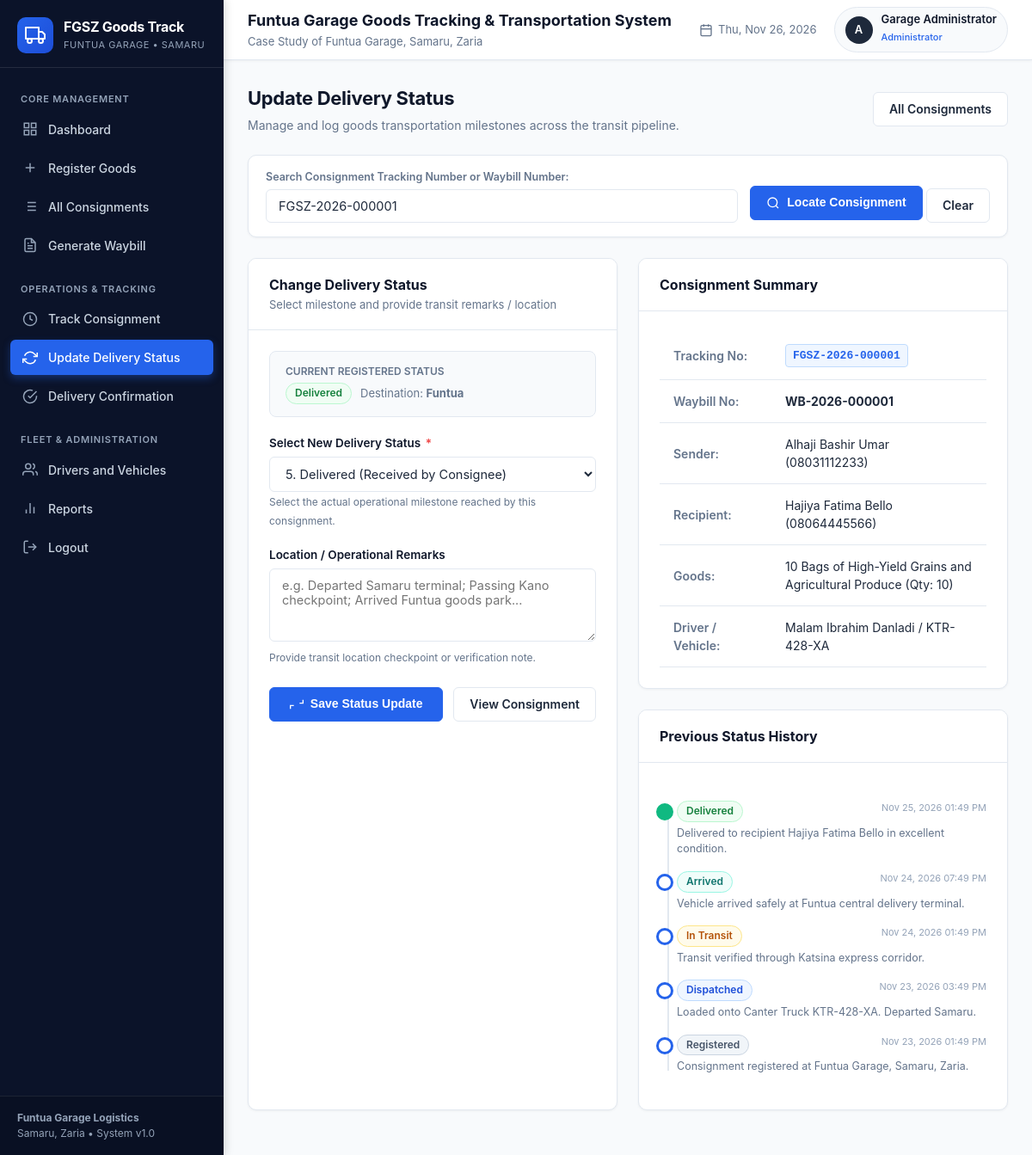
The app's page /delivery/update.php?tracking=FGSZ-2026-000001 (signed in) with its own data.
### tables this page shows
CREATE TABLE `consignments` (
  `consignment_id` INT NOT NULL AUTO_INCREMENT,
  `tracking_number` VARCHAR(50) NOT NULL UNIQUE,
  `sender_name` VARCHAR(100) NOT NULL,
  `sender_contact` VARCHAR(30) NOT NULL,
  `sender_address` VARCHAR(255) NULL,
  `recipient_name` VARCHAR(100) NOT NULL,
  `recipient_contact` VARCHAR(30) NOT NULL,
  `recipient_address` VARCHAR(255) NULL,
  `goods_description` TEXT NOT NULL,
  `quantity` INT NOT NULL DEFAULT 1,
  `goods_category` VARCHAR(100) NULL,
  `special_instructions` TEXT NULL,
  `destination` VARCHAR(150) NOT NULL,
  `dispatch_date` DATE NULL,
  `driver_id` INT NULL,
  `vehicle_id` INT NULL,
  `current_status` VARCHAR(30) NOT NULL DEFAULT 'Registered',
  `registered_by` INT NOT NULL,
  `created_at` DATETIME NOT NULL DEFAULT CURRENT_TIMESTAMP,
  PRIMARY KEY (`consignment_id`),
  INDEX `idx_tracking` (`tracking_number`),
  INDEX `idx_status` (`current_status`),
  INDEX `idx_destination` (`destination`),
  INDEX `idx_created_at` (`created_at`),
  CONSTRAINT `fk_consignment_driver` FOREIGN KEY (`driver_id`) REFERENCES `drivers` (`driver_id`) ON DELETE SET NULL ON UPDATE CASCADE,
  CONSTRAINT `fk_consignment_vehicle` FOREIGN KEY (`vehicle_id`) REFERENCES `vehicles` (`vehicle_id`) ON DELETE SET NULL ON UPDATE CASCADE,
  CONSTRAINT `fk_consignment_user` FOREIGN KEY (`registered_by`) REFERENCES `users` (`user_id`) ON DELETE CASCADE ON UPDATE CASCADE
);

CREATE TABLE `waybills` (
  `waybill_id` INT NOT NULL AUTO_INCREMENT,
  `consignment_id` INT NOT NULL UNIQUE,
  `waybill_number` VARCHAR(50) NOT NULL UNIQUE,
  `issue_date` DATETIME NOT NULL DEFAULT CURRENT_TIMESTAMP,
  `issued_by` INT NOT NULL,
  PRIMARY KEY (`waybill_id`),
  INDEX `idx_waybill_num` (`waybill_number`),
  CONSTRAINT `fk_waybill_consignment` FOREIGN KEY (`consignment_id`) REFERENCES `consignments` (`consignment_id`) ON DELETE CASCADE ON UPDATE CASCADE,
  CONSTRAINT `fk_waybill_user` FOREIGN KEY (`issued_by`) REFERENCES `users` (`user_id`) ON DELETE CASCADE ON UPDATE CASCADE
);

CREATE TABLE `drivers` (
  `driver_id` INT NOT NULL AUTO_INCREMENT,
  `full_name` VARCHAR(100) NOT NULL,
  `phone` VARCHAR(30) NOT NULL,
  `address` VARCHAR(255) NULL,
  `created_at` DATETIME NOT NULL DEFAULT CURRENT_TIMESTAMP,
  PRIMARY KEY (`driver_id`)
);

CREATE TABLE `vehicles` (
  `vehicle_id` INT NOT NULL AUTO_INCREMENT,
  `registration_number` VARCHAR(30) NOT NULL UNIQUE,
  `vehicle_type` VARCHAR(100) NOT NULL,
  `description` TEXT NULL,
  `created_at` DATETIME NOT NULL DEFAULT CURRENT_TIMESTAMP,
  PRIMARY KEY (`vehicle_id`),
  INDEX `idx_reg_num` (`registration_number`)
);

CREATE TABLE `delivery_status_history` (
  `status_id` INT NOT NULL AUTO_INCREMENT,
  `consignment_id` INT NOT NULL,
  `status` VARCHAR(30) NOT NULL,
  `remarks` TEXT NULL,
  `updated_by` INT NOT NULL,
  `updated_at` DATETIME NOT NULL DEFAULT CURRENT_TIMESTAMP,
  PRIMARY KEY (`status_id`),
  INDEX `idx_history_consignment` (`consignment_id`),
  INDEX `idx_history_status` (`status`),
  CONSTRAINT `fk_history_consignment` FOREIGN KEY (`consignment_id`) REFERENCES `consignments` (`consignment_id`) ON DELETE CASCADE ON UPDATE CASCADE,
  CONSTRAINT `fk_history_user` FOREIGN KEY (`updated_by`) REFERENCES `users` (`user_id`) ON DELETE CASCADE ON UPDATE CASCADE
);

### delivery/update.php (the view, shortened to what this page needs)
<?php
require_once __DIR__ . '/../includes/auth.php';
$tracking_query = trim($_GET['tracking'] ?? '');
$consignment = null;
$history = [];
if (!empty($tracking_query)) {
    $stmt = $pdo->prepare("
        SELECT c.*, w.waybill_number,
               d.full_name AS driver_name,
               v.registration_number AS vehicle_reg
        FROM consignments c
        LEFT JOIN waybills w ON c.consignment_id = w.consignment_id
        LEFT JOIN drivers d ON c.driver_id = d.driver_id
        LEFT JOIN vehicles v ON c.vehicle_id = v.vehicle_id
        WHERE c.tracking_number = ? OR w.waybill_number = ?
        LIMIT 1
    ");
    $stmt->execute([$tracking_query, $tracking_query]);
    $consignment = $stmt->fetch();
    if ($consignment) {
        $hist_stmt = $pdo->prepare("
            SELECT h.*, u.full_name AS updater_name
            FROM delivery_status_history h
            LEFT JOIN users u ON h.updated_by = u.user_id
            WHERE h.consignment_id = ?
            ORDER BY h.status_id DESC
        ");
        $hist_stmt->execute([$consignment['consignment_id']]);
        $history = $hist_stmt->fetchAll();
    } else {
        flash('error', "No consignment found matching '{$tracking_query}'.", 'Not Found');
    }
}
require_once __DIR__ . '/../includes/header.php';
require_once __DIR__ . '/../includes/sidebar.php';
?>
<div class="page-header">
  <div class="page-header-title">
    <h1>Update Delivery Status</h1>
    <p>Manage and log goods transportation milestones across the transit pipeline.</p>
  </div>
  <div class="page-header-actions">
    <a href="<?php echo BASE_URL; ?>consignments/list.php" class="btn btn-secondary">
      All Consignments
    </a>
  </div>
</div>
<div class="filter-card">
  <form method="GET" action="<?php echo BASE_URL; ?>delivery/update.php" class="filter-form">
    <div class="filter-group" style="flex: 2;">
      <label for="tracking">Search Consignment Tracking Number or Waybill Number:</label>
      <input type="text" id="tracking" name="tracking" class="form-control" placeholder="e.g. FGSZ-2026-000001" value="<?php echo htmlspecialchars($tracking_query); ?>" required autofocus>
    </div>
    <div>
      <button type="submit" class="btn btn-primary">
        <svg viewBox="0 0 24 24" fill="none" stroke="currentColor" stroke-width="2"><circle cx="11" cy="11" r="8"></circle><line x1="21" y1="21" x2="16.65" y2="16.65"></line></svg>
        Locate Consignment
      </button>
      <?php if (!empty($tracking_query)): ?>
        <a href="<?php echo BASE_URL; ?>delivery/update.php" class="btn btn-secondary">Clear</a>
      <?php endif; ?>
    </div>
  </form>
</div>
<?php if ($consignment): ?>
  <div style="display: grid; grid-template-columns: 1fr 1fr; gap: 24px;">
    <div class="card">
      <div class="card-header">
        <div>
          <h2>Change Delivery Status</h2>
          <span class="card-subtitle">Select milestone and provide transit remarks / location</span>
        </div>
      </div>
      <div class="card-body">
        <form method="POST" action="<?php echo BASE_URL; ?>delivery/update.php?tracking=<?php echo urlencode($consignment['tracking_number']); ?>">
          <div style="background-color: #f8fafc; border: 1px solid var(--border-color); border-radius: 8px; padding: 14px 18px; margin-bottom: 20px;">
            <div style="font-size: 12px; color: var(--text-muted); font-weight: 600;">CURRENT REGISTERED STATUS</div>
            <div style="margin-top: 4px; display: flex; align-items: center; gap: 10px;">
              <?php echo get_status_badge($consignment['current_status']); ?>
              <span style="font-size: 13px; color: var(--text-muted);">
                Destination: <strong><?php echo htmlspecialchars($consignment['destination']); ?></strong>
              </span>
            </div>
          </div>
          <div class="form-group">
            <label class="form-label" for="new_status">Select New Delivery Status <span class="required">*</span></label>
            <select id="new_status" name="new_status" class="form-control" required>
              <option value="Delivered" <?php echo ($consignment['current_status'] === 'Delivered') ? 'selected' : ''; ?>>5. Delivered (Received by Consignee)</option>
            </select>
            <span class="form-hint">Select the actual operational milestone reached by this consignment.</span>
          </div>
          <div class="form-group">
            <label class="form-label" for="remarks">Location / Operational Remarks</label>
            <textarea id="remarks" name="remarks" class="form-control" placeholder="e.g. Departed Samaru terminal; Passing Kano checkpoint; Arrived Funtua goods park..."></textarea>
            <span class="form-hint">Provide transit location checkpoint or verification note.</span>
          </div>
          <div style="display: flex; gap: 12px; margin-top: 24px;">
            <button type="submit" class="btn btn-primary" style="flex: 1;">
              <svg viewBox="0 0 24 24" fill="none" stroke="currentColor" stroke-width="2"><polyline points="23 4 23 10 17 10"></polyline><polyline points="1 20 1 14 7 14"></polyline></svg>
              Save Status Update
            </button>
            <a href="<?php echo BASE_URL; ?>consignments/view.php?id=<?php echo $consignment['consignment_id']; ?>" class="btn btn-secondary">
              View Consignment
            </a>
          </div>
        </form>
      </div>
    </div>
    <div>
      <div class="card" style="margin-bottom: 24px;">
        <div class="card-header">
          <h3>Consignment Summary</h3>
        </div>
        <div class="card-body">
          <table class="data-table" style="font-size: 13.5px;">
            <tr>
              <td style="font-weight: 600; color: var(--text-muted); width: 130px;">Tracking No:</td>
              <td><span class="tracking-code"><?php echo htmlspecialchars($consignment['tracking_number']); ?></span></td>
            </tr>
            <tr>
              <td style="font-weight: 600; color: var(--text-muted);">Waybill No:</td>
              <td><strong><?php echo htmlspecialchars($consignment['waybill_number'] ?? 'N/A'); ?></strong></td>
            </tr>
            <tr>
              <td style="font-weight: 600; color: var(--text-muted);">Sender:</td>
              <td><?php echo htmlspecialchars($consignment['sender_name']); ?> (<?php echo htmlspecialchars($consignment['sender_contact']); ?>)</td>
            </tr>
            <tr>
              <td style="font-weight: 600; color: var(--text-muted);">Recipient:</td>
              <td><?php echo htmlspecialchars($consignment['recipient_name']); ?> (<?php echo htmlspecialchars($consignment['recipient_contact']); ?>)</td>
            </tr>
            <tr>
              <td style="font-weight: 600; color: var(--text-muted);">Goods:</td>
              <td><?php echo htmlspecialchars($consignment['goods_description']); ?> (Qty: <?php echo (int)$consignment['quantity']; ?>)</td>
            </tr>
            <tr>
              <td style="font-weight: 600; color: var(--text-muted);">Driver / Vehicle:</td>
              <td><?php echo htmlspecialchars($consignment['driver_name'] ?: 'None assigned'); ?> / <?php echo htmlspecialchars($consignment['vehicle_reg'] ?: 'None'); ?></td>
            </tr>
          </table>
        </div>
      </div>
      <div class="card">
        <div class="card-header">
          <h3>Previous Status History</h3>
        </div>
        <div class="card-body">
          <?php if (empty($history)): ?>
            <p style="font-size: 13px; color: var(--text-muted);">No history recorded yet.</p>
          <?php else: ?>
            <div class="timeline-list" style="padding-left: 20px;">
              <?php foreach ($history as $h): ?>
                <div class="timeline-item <?php echo ($h['status'] === 'Delivered') ? 'delivered' : ''; ?>" style="margin-bottom: 16px;">
                  <div class="timeline-marker" style="left: -24px;"></div>
                  <div style="font-size: 13px;">
                    <div style="display: flex; justify-content: space-between;">
                      <strong><?php echo get_status_badge($h['status']); ?></strong>
                      <span style="font-size: 11px; color: var(--text-light);"><?php echo format_datetime($h['updated_at']); ?></span>
                    </div>
                    <div style="color: var(--text-muted); font-size: 12.5px; margin-top: 4px;">
                      <?php echo htmlspecialchars($h['remarks']); ?>
                    </div>
                  </div>
                </div>
              <?php endforeach; ?>
            </div>
          <?php endif; ?>
        </div>
      </div>
    </div>
  </div>
<?php endif; ?>
<?php require_once __DIR__ . '/../includes/footer.php'; ?>

### includes/functions.php (shortened to what this page needs)
<?php
function get_status_badge($status) {
    $badgeClass = 'badge-secondary';
    switch ($status) {
        case 'Registered':
            $badgeClass = 'badge-registered';
            break;
        case 'Dispatched':
            $badgeClass = 'badge-dispatched';
            break;
        case 'In Transit':
            $badgeClass = 'badge-transit';
            break;
        case 'Arrived':
            $badgeClass = 'badge-arrived';
            break;
        case 'Delivered':
            $badgeClass = 'badge-delivered';
            break;
    }
    return '<span class="status-badge ' . $badgeClass . '">' . htmlspecialchars($status) . '</span>';
}
function format_datetime($datetime) {
    return date('M d, Y h:i A', strtotime($datetime));
}

### records on screen
consignments: current_status "Delivered", destination "Funtua", new_status "5. Delivered (Received by Consignee)", tracking_number "FGSZ-2026-000001", waybills.waybill_number "WB-2026-000001", sender_name "Alhaji Bashir Umar", sender_contact "08031112233", recipient_name "Hajiya Fatima Bello", recipient_contact "08064445566", goods_description "10 Bags of High-Yield Grains and Agricultural Produce", quantity "10", driver.full_name "Malam Ibrahim Danladi", vehicle.registration_number "KTR-428-XA"
delivery_status_history: status "Delivered", updated_at "Nov 25, 2026 01:49 PM", remarks "Delivered to recipient Hajiya Fatima Bello in excellent condition."
delivery_status_history: status "Arrived", updated_at "Nov 24, 2026 07:49 PM", remarks "Vehicle arrived safely at Funtua central delivery terminal."
delivery_status_history: status "In Transit", updated_at "Nov 24, 2026 01:49 PM", remarks "Transit verified through Katsina express corridor."
delivery_status_history: status "Dispatched", updated_at "Nov 23, 2026 03:49 PM", remarks "Loaded onto Canter Truck KTR-428-XA. Departed Samaru."
delivery_status_history: status "Registered", updated_at "Nov 23, 2026 01:49 PM", remarks "Consignment registered at Funtua Garage, Samaru, Zaria."

### other values on screen
substr($currentUser['username'], 0, 1) "A"
$currentUser['full_name'] "Garage Administrator"
$currentUser['role'] "Administrator"
